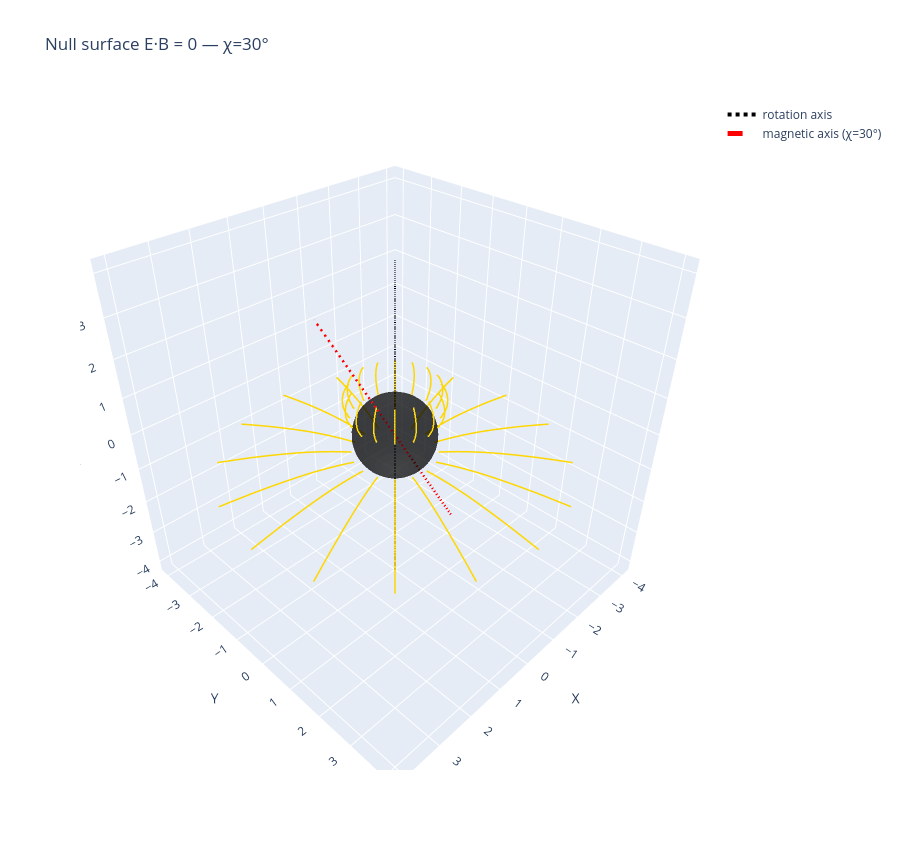

The code cell stored with this chart in its notebook:
### Code cell
# =========================================================
# SUPERFÍCIE NULA E·B = 0 — via contornos 3D (plotly)
# =========================================================
import numpy as np
import matplotlib.pyplot as plt
import plotly.graph_objects as go
import simulation
from simulation import EM_Deutsch, r_lc

ANGLE_DEG = 30
Xt = np.radians(ANGLE_DEG)
R_MIN = 1.02
R_MAX = 0.9 * r_lc
NGRID = 60
N_PHI = 16   # número de planos φ

rhos = np.linspace(R_MIN, R_MAX, NGRID)
zs = np.linspace(-R_MAX, R_MAX, NGRID)
RHO, ZZ = np.meshgrid(rhos, zs)

fig = go.Figure()

print("Extraindo contornos E·B = 0 em vários planos φ...")
for k, phi_deg in enumerate(np.linspace(0, 360, N_PHI, endpoint=False)):
    phi = np.radians(phi_deg)
    XX = RHO * np.cos(phi)
    YY = RHO * np.sin(phi)

    r2 = np.sqrt(XX**2 + YY**2 + ZZ**2)
    inside2 = (r2 >= R_MIN) & (r2 <= R_MAX)

    EB2 = np.full_like(XX, np.nan)
    for i in range(NGRID):
        for j in range(NGRID):
            if not inside2[i, j]:
                continue
            ex, ey, ez, bx, by, bz = EM_Deutsch(XX[i,j], YY[i,j], ZZ[i,j], 0.0, Xt)
            EB2[i,j] = ex*bx + ey*by + ez*bz

    # Se não há cruzamento de zero neste plano, pula
    finite = np.isfinite(EB2)
    if finite.sum() == 0:
        continue
    eb_min = np.nanmin(EB2); eb_max = np.nanmax(EB2)
    if eb_min > 0 or eb_max < 0:
        print(f"  φ={phi_deg:.0f}°: sem cruzamento (E·B entre {eb_min:.3e} e {eb_max:.3e})")
        continue

    # Extrai o contorno E·B = 0 com matplotlib
    fig_mpl, ax_mpl = plt.subplots()
    cs = ax_mpl.contour(RHO, ZZ, EB2, levels=[0])
    plt.close(fig_mpl)

    n_segments = 0
    for path in cs.allsegs[0]:
        if len(path) < 2:
            continue
        rho_c = path[:, 0]
        z_c = path[:, 1]
        x_c = rho_c * np.cos(phi)
        y_c = rho_c * np.sin(phi)
        fig.add_trace(go.Scatter3d(
            x=x_c, y=y_c, z=z_c,
            mode='lines',
            line=dict(color='gold', width=3),
            showlegend=False,
            hoverinfo='skip',
        ))
        n_segments += 1
    print(f"  φ={phi_deg:.0f}°: {n_segments} segmentos de contorno")

# ---------- Eixos ----------
L = R_MAX
fig.add_trace(go.Scatter3d(
    x=[0, 0], y=[0, 0], z=[-L, L],
    mode='lines', line=dict(color='black', width=4, dash='dot'),
    name='rotation axis',
))
fig.add_trace(go.Scatter3d(
    x=[-L*np.sin(Xt), L*np.sin(Xt)], y=[0, 0],
    z=[-L*np.cos(Xt), L*np.cos(Xt)],
    mode='lines', line=dict(color='red', width=5, dash='dash'),
    name=f'magnetic axis (χ={ANGLE_DEG}°)',
))

# ---------- Esfera da estrela ----------
u, v = np.mgrid[0:2*np.pi:40j, 0:np.pi:20j]
fig.add_trace(go.Surface(
    x=1.0*np.cos(u)*np.sin(v),
    y=1.0*np.sin(u)*np.sin(v),
    z=1.0*np.cos(v),
    colorscale=[[0, 'black'], [1, 'black']],
    showscale=False, opacity=0.5, name='star',
    hoverinfo='skip',
))

fig.update_layout(
    scene=dict(
        xaxis=dict(title='X', range=[-L, L]),
        yaxis=dict(title='Y', range=[-L, L]),
        zaxis=dict(title='Z', range=[-L, L]),
        aspectmode='cube',
    ),
    title=f'Null surface E·B = 0 — χ={ANGLE_DEG}°',
    width=900, height=850,
)
fig.show()
